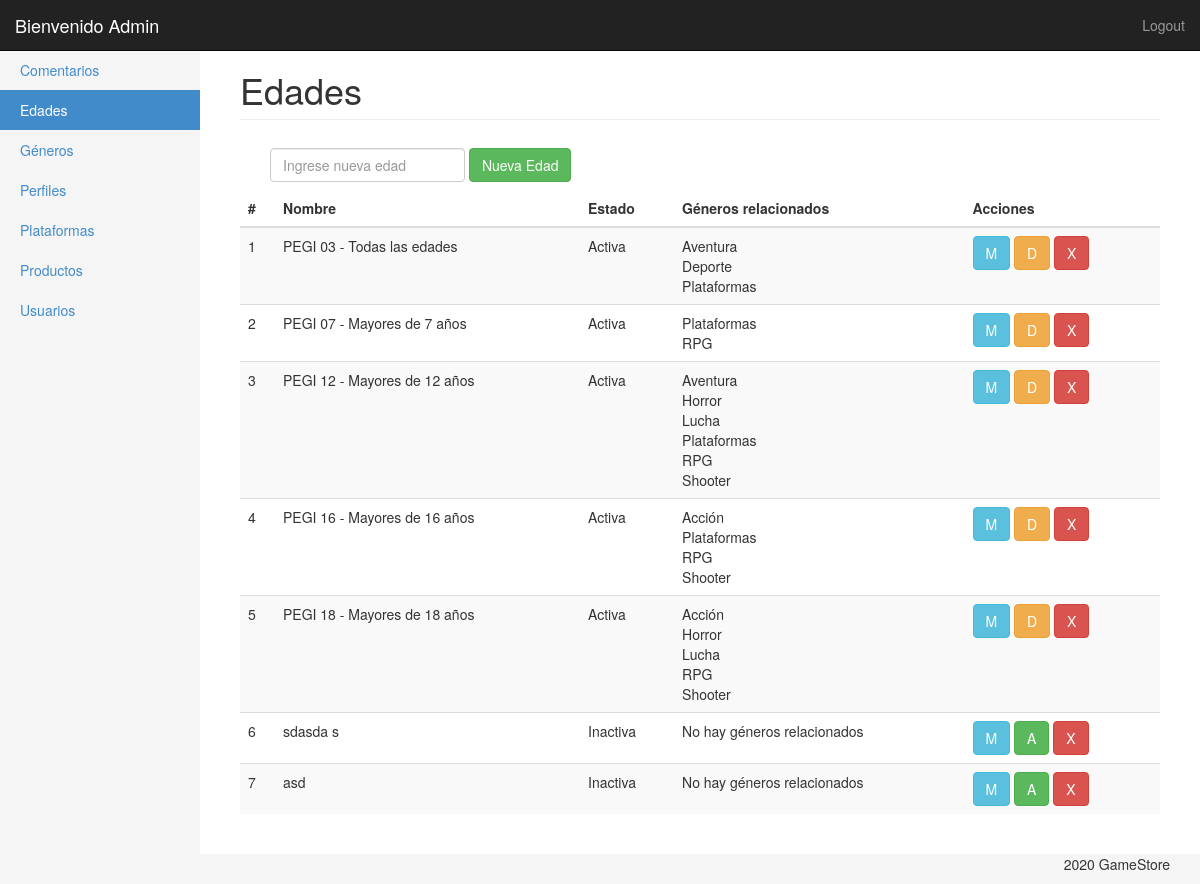
Before: /ProduccionWeb_TP1/panel/edades.php (signed in) with the older database file.
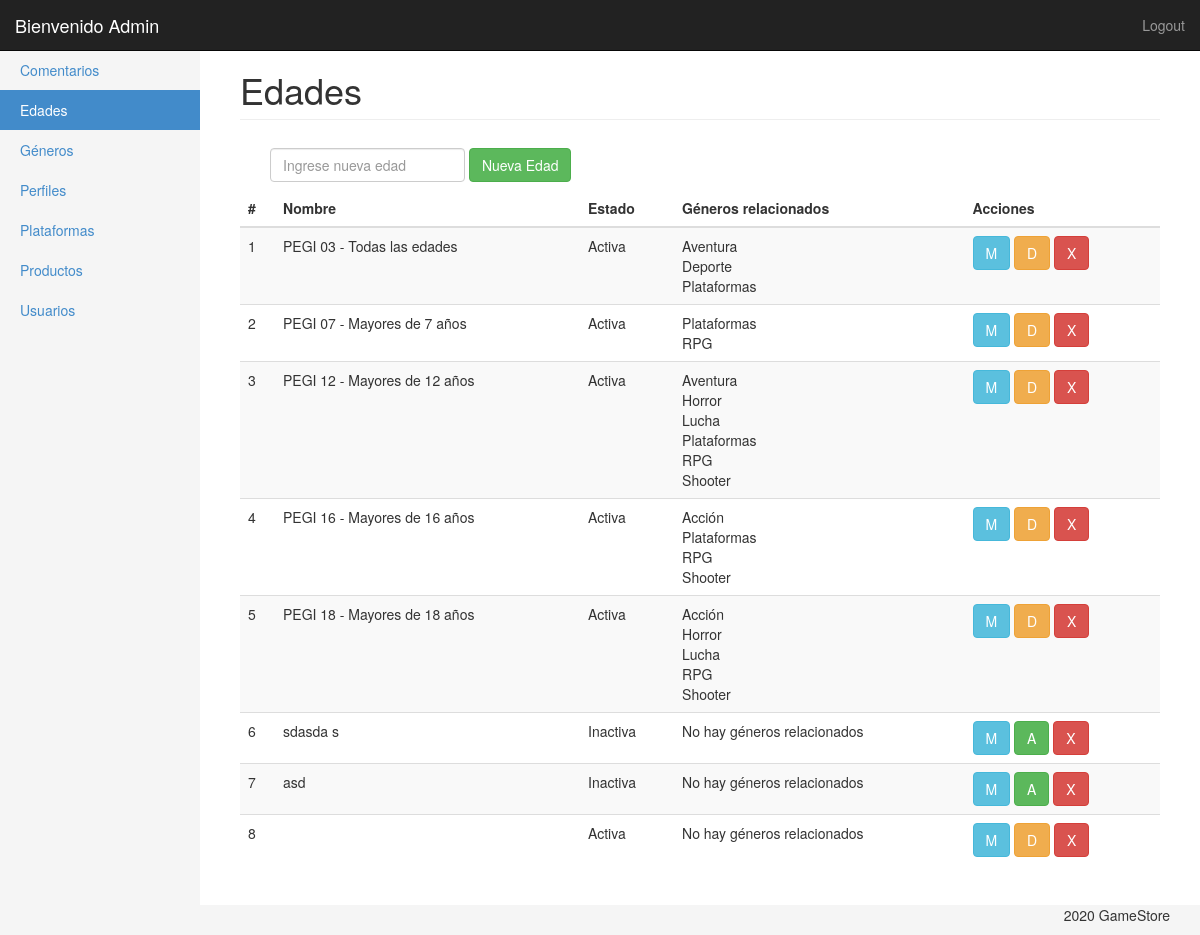
After: the same page with the newer database file.
### tables this page shows
CREATE TABLE `edades` (
  `id` int(11) NOT NULL,
  `nombre` varchar(50) NOT NULL,
  `estado` tinyint(1) NOT NULL DEFAULT 1,
  `enabled` tinyint(1) NOT NULL DEFAULT 1
);

CREATE TABLE `generos` (
  `id` int(11) NOT NULL,
  `nombre` varchar(50) NOT NULL,
  `estado` tinyint(1) NOT NULL DEFAULT 1,
  `enabled` tinyint(1) NOT NULL DEFAULT 1
);

### ProduccionWeb_TP1/panel/clases/edad.php (called while the page is built, shortened)
<?php
Class Edad{
	private $con;
	public function __construct($con){
		$this->con = $con;
	}
	public function getList(){
		$query = "SELECT *
					FROM edades
					WHERE enabled = '1' ";
        return $this->con->query($query);
	}
	public function getCategoria($id){
		$query = "	SELECT generos.nombre
					FROM generos INNER JOIN genero_edades
					ON generos.id = genero_edades.idgen
					INNER JOIN edades
					ON edades.id = genero_edades.idedad
					WHERE edades.id=".$id." AND generos.enabled = 1 AND generos.estado = 1 ";
		return $this->con->query($query);
	}
}

### ProduccionWeb_TP1/panel/edades.php (the view, shortened to what this page needs)
<?php
require('inc/header.php');
?>
<div class="container-fluid">
	<?php $edadMenu = 'Edades';
	$edad = new Edad($con);
	include('inc/side_bar.php');
	?>
	<div class="col-sm-9 col-md-10 main">
		<h1 class="page-header">
			<?php echo $edadMenu ?>
		</h1>
		<div class="container-fluid">
			<form action="edades.php" method="post" class="navbar-form navbar-left">
				<input type="text" class="form-control" id="nombre" name="nombre" placeholder="Ingrese nueva edad">
				<button type="submit" class="btn btn-success" name="alta_edades" title="Agregar">Nueva Edad</button></a>
			</form>
		</div>
		<div class="table-responsive">
			<table class="table table-striped">
				<thead>
					<tr>
						<th>#</th>
						<th>Nombre</th>
						<th>Estado</th>
						<th>Géneros relacionados</th>
						<th>Acciones</th>
					</tr>
				</thead>
				<tbody>
					<?php
					foreach ($edad->getList() as $edades) { ?>
						<tr>
						<td><?php echo $edades['id'];?></td>
						<td><?php echo $edades['nombre'];?></td>
						<td><?php if($edades['estado'] == 1){
							echo 'Activa';
						} else {
							echo 'Inactiva';
						} 	?></td>
						<td> <?php
						$haycat = false;
						foreach ($edad->getCategoria($edades['id']) as $cate) {
									$haycat = true;
									echo $cate['nombre'];
									?> <br> <?php
								}
								if(!$haycat){
									echo "No hay géneros relacionados";
								} ?></td>
						<td>
						<a href="edades_ae.php?edit=<?php echo $edades['id']?>"><button type="button" class="btn btn-info" title="Modificar nombre">M</button></a>
							<?php if($edades['estado'] == 0){ ?>
								<a href="edades.php?modif=<?php echo $edades['estado'] ?>&id=<?php echo $edades['id']?>"><button type="button" class="btn btn-success" title="Activar">A</button></a>
							<?php } else { ?>
								<a href="edades.php?modif=<?php echo $edades['estado'] ?>&id=<?php echo $edades['id']?>"><button type="button" class="btn btn-warning" title="Desactivar">D</button></a>
							<?php }
							?><a href="edades.php?del=<?php echo $edades['id'] ?>"><button type="button" class="btn btn-danger" title="Borrar">X</button></a>
						</td>
						</tr>
					<?php } ?>
				</tbody>
			</table>
		</div>
	</div>
</div>
<?php include('inc/footer.php'); ?>

### ProduccionWeb_TP1/panel/inc/header.php (shortened to what this page needs)
<!DOCTYPE html>
<?php session_start();
include('clases/usuarios.php');
include('clases/edad.php');
?>
<html lang="es">
<head>
  <link href="css/bootstrap.min.css" rel="stylesheet">
  <link href="css/styles.css" rel="stylesheet">
</head>
<body>
  <nav class="navbar navbar-inverse navbar-fixed-top" role="navigation">
    <div class="container-fluid">
      <div class="navbar-header">
        <a class="navbar-brand" href="index.php">Bienvenido <?php echo $_SESSION['usuario']['nombre']  ?></a>
      </div>
      <div class="navbar-collapse collapse">
        <ul class="nav navbar-nav navbar-right">
          <li><a href="?logout">Logout</a></li>
        </ul>
      </div>
    </div>
  </nav>

### ProduccionWeb_TP1/panel/inc/side_bar.php
<div class="row row-offcanvas row-offcanvas-left">
	<div class="col-sm-3 col-md-2 sidebar-offcanvas" id="sidebar" role="navigation">
		<ul class="nav nav-sidebar">
		<?php if (in_array('user', $_SESSION['usuario']['permisos']['seccion'])) { ?>
			<li class="<?php echo isset($comentarioMenu) ? 'active' : '' ?>"><a href="comentarios.php?estado=0">Comentarios</a></li>
			<li class="<?php echo isset($edadMenu) ? 'active' : '' ?>"><a href="edades.php">Edades</a></li>
			<li class="<?php echo isset($generoMenu) ? 'active' : '' ?>"><a href="generos.php">Géneros</a></li>
			<li class="<?php echo isset($perfilMenu) ? 'active' : '' ?>"><a href="perfiles.php">Perfiles</a></li>
			<li class="<?php echo isset($plataformaMenu) ? 'active' : '' ?>"><a href="plataformas.php">Plataformas</a></li>
			<li class="<?php echo isset($productoMenu) ? 'active' : '' ?>"><a href="productos.php?pagina=1">Productos</a></li>
			<li class="<?php echo isset($userMenu) ? 'active' : '' ?>"><a href="usuarios.php">Usuarios</a></li>
			<?php } ?>
		</ul>
	</div>

### ProduccionWeb_TP1/panel/inc/footer.php (shortened to what this page needs)
<footer>
	<p class="pull-right">2020 GameStore</p>
</footer>
	</body>
</html>

### ProduccionWeb_TP1/panel/css/styles.css (style rules this page uses)
body { padding-top: 50px; background-color: #f5f5f5; }
footer { padding-left: 15px; padding-right: 15px; background-color: #fff; }
.nav-sidebar { background-color: #f5f5f5; margin-right: -15px; margin-bottom: 20px; margin-left: -15px; }
.nav-sidebar > li > a { padding-right: 20px; padding-left: 20px; }
.nav-sidebar > .active > a { color: #fff; background-color: #428bca; }
.main { padding: 20px; background-color: #fff; }
@media (min-width: 768px) { .main { padding-right: 40px; padding-left: 40px; } }
.main .page-header { margin-top: 0; }

Changed rows visible on the page:
added edades: id "8", estado "Activa", shows "No hay géneros relacionados"
